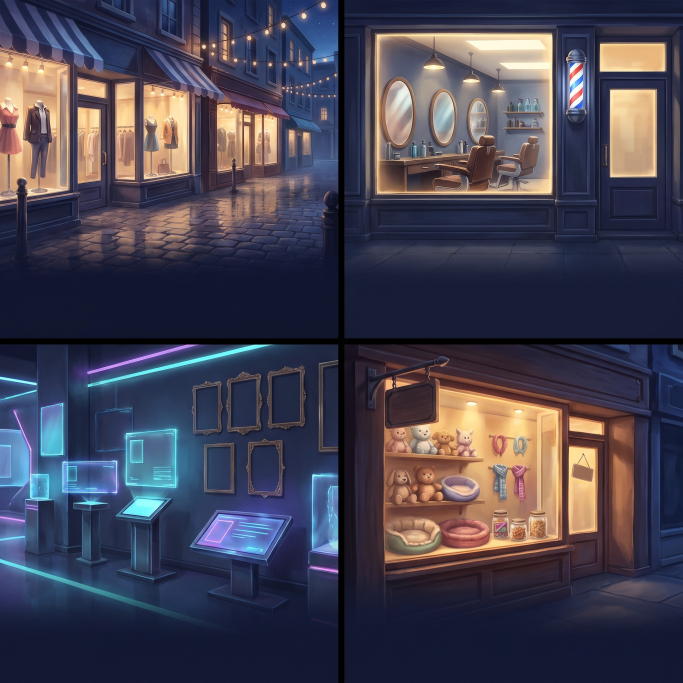
#> input picture shots/pending_art/cal_1125_shopdoors/src_sheet.jpg, 2048 x 2048 px (shown at 1/3 size)
$ python shop_doors.py ../../shots/pending_art/cal_1125_shopdoors/src_sheet.jpg
#> lines starting #> are read from the running program, lines starting #| are printed output that depends on the picture
"""The Shop home's door pictures (ROOMS 2026-11-25; LEAD's 29zz_v159.js).

  shop_doors.py <sheet.png>                 a 2x2 Higgsfield sheet -> ui_shop_street, _stylist, _iface, _pets (800 x 800)
  shop_doors.py --vault <strip.png>          a wide picture -> ui_shop_vault (4:1, 1200 x 300)

One sheet holds all four doors so they share one style and light. Each quarter is trimmed of the dark gap between panels
(rows/columns much darker than the panel), cropped square around its centre and saved under about 120 KB.
"""
import os
import sys

import numpy as np
from PIL import Image

ROOT = os.path.join(os.path.dirname(os.path.abspath(__file__)), "..")
APP = os.path.join(ROOT, "art", "app")
IDS = [["street", "stylist"], ["iface", "pets"]]


def save(im, name, limit=120):
    p = os.path.join(APP, "ui_shop_%s.webp" % name)
    for q in (88, 84, 80, 76, 72, 68):
        im.save(p, "WEBP", quality=q, method=6)
        if os.path.getsize(p) <= limit * 1024:
            break
    print(p, im.size, os.path.getsize(p) // 1024, "KB q", q)


def trim(panel):
    """drop the dark gap rows/columns at the panel's edges"""
    a = np.asarray(panel.convert("L")).astype(float)
    med = np.median(a)
    rows, cols = a.mean(1), a.mean(0)
    def run(v, rev):
        idx = range(len(v) - 1, -1, -1) if rev else range(len(v))
        n = 0
        for i in idx:
            if v[i] < min(25, med * 0.35):
                n += 1
            else:
                break
        return n
    t, b, l, r = run(rows, False), run(rows, True), run(cols, False), run(cols, True)
    return panel.crop((l, t, panel.width - r, panel.height - b))


def main():
    a = sys.argv[1:]
    if a[0] == "--vault":
        im = Image.open(a[1]).convert("RGB")
        w, h = im.size
        nh = w // 4
        y = (h - nh) // 2
        save(im.crop((0, y, w, y + nh)).resize((1200, 300), Image.LANCZOS), "vault", 80)
        return
    im = Image.open(a[0]).convert("RGB")
#> im is the input picture: PIL image 2048x2048 RGB; mean R, G, B 69.9, 67, 82.3
    W, H = im.size
#> W = 2048; H = 2048
    for r in range(2):
        for c in range(2):
            p = trim(im.crop((c * W // 2, r * H // 2, (c + 1) * W // 2, (r + 1) * H // 2)))
            s = min(p.size)
            x, y = (p.width - s) // 2, (p.height - s) // 2
            save(p.crop((x, y, x + s, y + s)).resize((800, 800), Image.LANCZOS), IDS[r][c])
#> this loop made 2 passes
#| quest-board/tools/../art/app/ui_shop_street.webp (800, 800) 73 KB q 88
#| quest-board/tools/../art/app/ui_shop_stylist.webp (800, 800) 40 KB q 88
#| quest-board/tools/../art/app/ui_shop_iface.webp (800, 800) 44 KB q 88
#| quest-board/tools/../art/app/ui_shop_pets.webp (800, 800) 48 KB q 88
#> pass 1, in trim, `a = np.asarray(panel.convert("L")).astype(float)`:
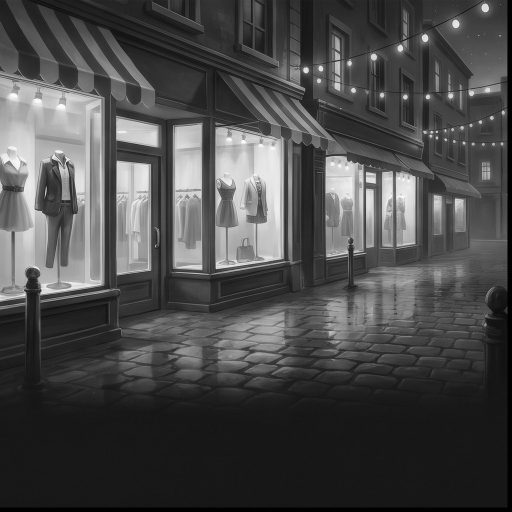
#> a: shape (1024, 1024) float64 (shown at 1/2 size); min 0, max 252, mean 74.2
#> pass 1, in save, `im.save(p, "WEBP", quality=q, method=6)`:
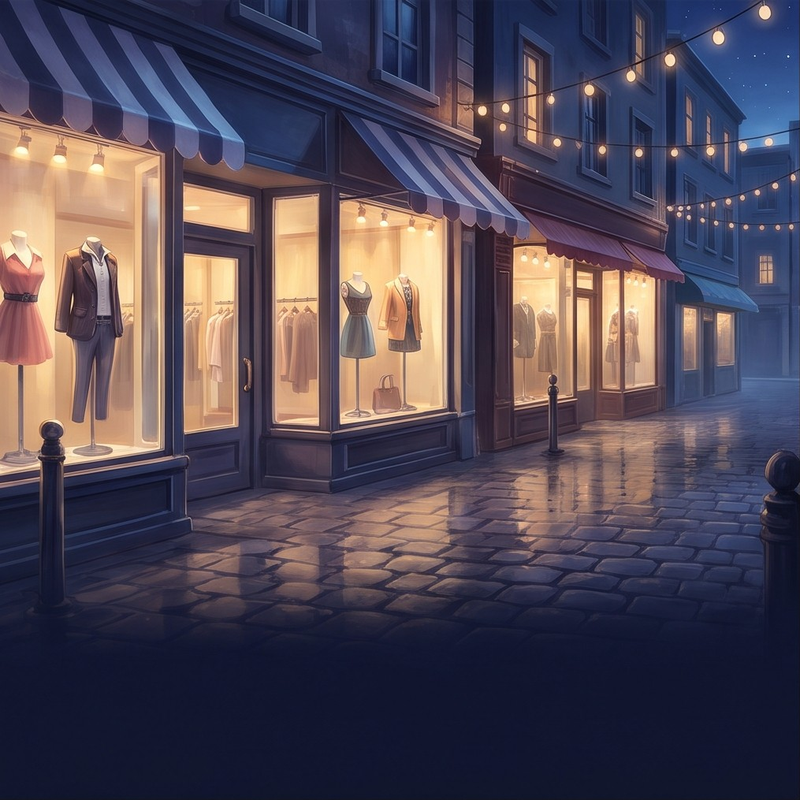
#> saved as ui_shop_street.webp: PIL image 800x800 RGB; mean R, G, B 79.9, 71.4, 85
#> pass 1, in trim (call 2), `a = np.asarray(panel.convert("L")).astype(float)`:
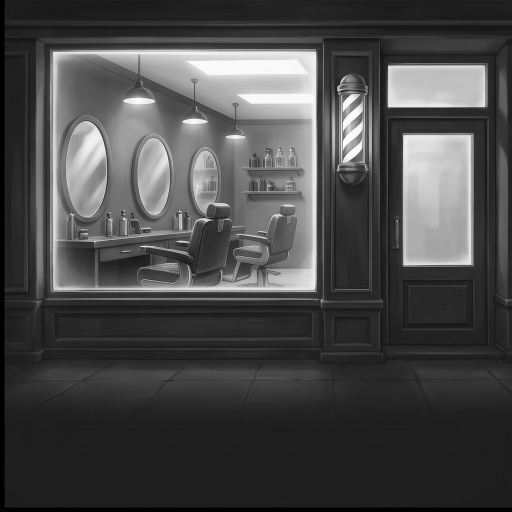
#> a: shape (1024, 1024) float64 (shown at 1/2 size); min 0, max 255, mean 72.9
#> pass 1, in save (call 2), `im.save(p, "WEBP", quality=q, method=6)`:
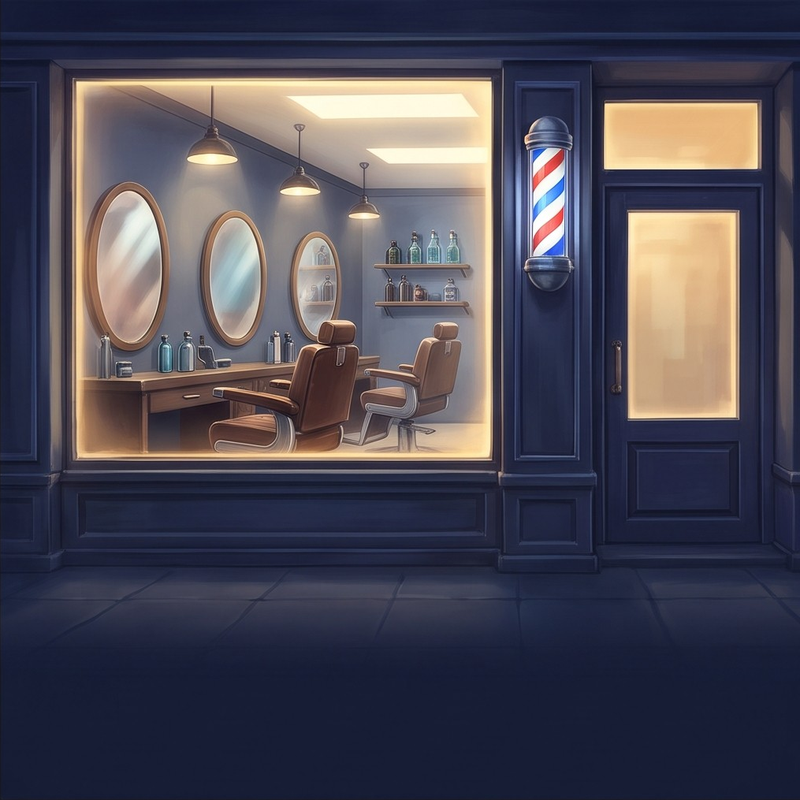
#> saved as ui_shop_stylist.webp: PIL image 800x800 RGB; mean R, G, B 74.7, 72, 84.2
#> after the loop:
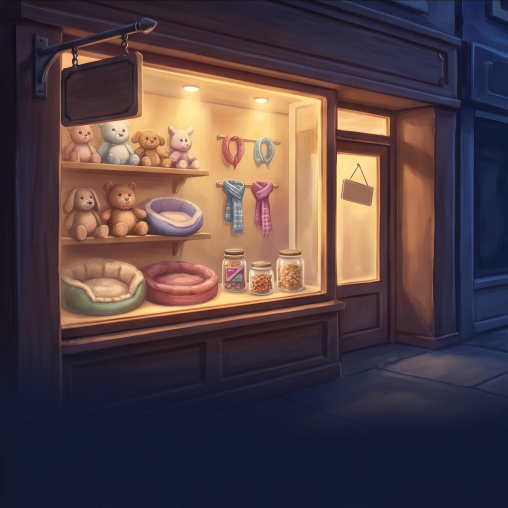
#> p: PIL image 1015x1015 RGB (shown at 1/2 size); mean R, G, B 82.3, 64.7, 68.2


if __name__ == "__main__":
    main()
